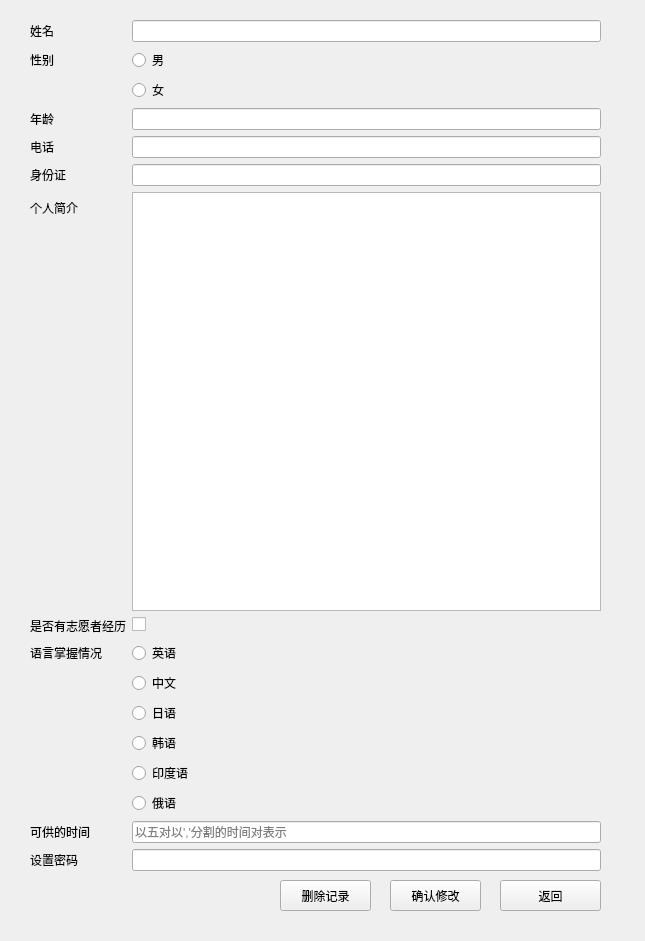
<?xml version="1.0" encoding="UTF-8"?>
<ui version="4.0">
 <class>Update</class>
 <widget class="QWidget" name="Update">
  <property name="geometry">
   <rect>
    <x>0</x>
    <y>0</y>
    <width>645</width>
    <height>941</height>
   </rect>
  </property>
  <property name="windowTitle">
   <string>Form</string>
  </property>
  <widget class="QPushButton" name="pushButton_2">
   <property name="geometry">
    <rect>
     <x>500</x>
     <y>880</y>
     <width>101</width>
     <height>31</height>
    </rect>
   </property>
   <property name="text">
    <string>返回</string>
   </property>
  </widget>
  <widget class="QWidget" name="formLayoutWidget">
   <property name="geometry">
    <rect>
     <x>30</x>
     <y>20</y>
     <width>571</width>
     <height>851</height>
    </rect>
   </property>
   <layout class="QFormLayout" name="formLayout">
    <property name="horizontalSpacing">
     <number>6</number>
    </property>
    <item row="0" column="0">
     <widget class="QLabel" name="Label">
      <property name="text">
       <string>姓名</string>
      </property>
     </widget>
    </item>
    <item row="0" column="1">
     <widget class="QLineEdit" name="LineEditName">
      <property name="clearButtonEnabled">
       <bool>true</bool>
      </property>
     </widget>
    </item>
    <item row="1" column="0">
     <widget class="QLabel" name="label_2">
      <property name="text">
       <string>性别</string>
      </property>
     </widget>
    </item>
    <item row="1" column="1">
     <widget class="QRadioButton" name="radioButton">
      <property name="text">
       <string>男</string>
      </property>
     </widget>
    </item>
    <item row="2" column="1">
     <widget class="QRadioButton" name="radioButton_2">
      <property name="text">
       <string>女</string>
      </property>
     </widget>
    </item>
    <item row="3" column="0">
     <widget class="QLabel" name="Label_2">
      <property name="text">
       <string>年龄</string>
      </property>
     </widget>
    </item>
    <item row="3" column="1">
     <widget class="QLineEdit" name="LineEditAge">
      <property name="clearButtonEnabled">
       <bool>true</bool>
      </property>
     </widget>
    </item>
    <item row="4" column="0">
     <widget class="QLabel" name="Label_3">
      <property name="text">
       <string>电话</string>
      </property>
     </widget>
    </item>
    <item row="4" column="1">
     <widget class="QLineEdit" name="LineEditTelephone">
      <property name="clearButtonEnabled">
       <bool>true</bool>
      </property>
     </widget>
    </item>
    <item row="5" column="0">
     <widget class="QLabel" name="Label_4">
      <property name="text">
       <string>身份证</string>
      </property>
     </widget>
    </item>
    <item row="5" column="1">
     <widget class="QLineEdit" name="LineEditIdCard">
      <property name="clearButtonEnabled">
       <bool>true</bool>
      </property>
     </widget>
    </item>
    <item row="6" column="0">
     <widget class="QLabel" name="label">
      <property name="text">
       <string>个人简介</string>
      </property>
     </widget>
    </item>
    <item row="6" column="1">
     <widget class="QTextEdit" name="textEdit"/>
    </item>
    <item row="7" column="0">
     <widget class="QLabel" name="Label_5">
      <property name="text">
       <string>是否有志愿者经历</string>
      </property>
     </widget>
    </item>
    <item row="7" column="1">
     <widget class="QCheckBox" name="CheckBox"/>
    </item>
    <item row="8" column="0">
     <widget class="QLabel" name="label_3">
      <property name="text">
       <string>语言掌握情况</string>
      </property>
     </widget>
    </item>
    <item row="8" column="1">
     <widget class="QRadioButton" name="radioButton_3">
      <property name="text">
       <string>英语</string>
      </property>
      <property name="autoExclusive">
       <bool>false</bool>
      </property>
     </widget>
    </item>
    <item row="9" column="1">
     <widget class="QRadioButton" name="radioButton_4">
      <property name="text">
       <string>中文</string>
      </property>
      <property name="autoExclusive">
       <bool>false</bool>
      </property>
     </widget>
    </item>
    <item row="10" column="1">
     <widget class="QRadioButton" name="radioButton_5">
      <property name="text">
       <string>日语</string>
      </property>
      <property name="autoExclusive">
       <bool>false</bool>
      </property>
     </widget>
    </item>
    <item row="11" column="1">
     <widget class="QRadioButton" name="radioButton_6">
      <property name="text">
       <string>韩语</string>
      </property>
      <property name="autoExclusive">
       <bool>false</bool>
      </property>
     </widget>
    </item>
    <item row="12" column="1">
     <widget class="QRadioButton" name="radioButton_7">
      <property name="text">
       <string>印度语</string>
      </property>
      <property name="autoExclusive">
       <bool>false</bool>
      </property>
     </widget>
    </item>
    <item row="13" column="1">
     <widget class="QRadioButton" name="radioButton_8">
      <property name="text">
       <string>俄语</string>
      </property>
      <property name="autoExclusive">
       <bool>false</bool>
      </property>
     </widget>
    </item>
    <item row="14" column="0">
     <widget class="QLabel" name="Label_6">
      <property name="text">
       <string>可供的时间</string>
      </property>
     </widget>
    </item>
    <item row="14" column="1">
     <widget class="QLineEdit" name="LineEdit">
      <property name="placeholderText">
       <string>以五对以','分割的时间对表示</string>
      </property>
      <property name="clearButtonEnabled">
       <bool>true</bool>
      </property>
     </widget>
    </item>
    <item row="15" column="0">
     <widget class="QLabel" name="Label_7">
      <property name="text">
       <string>设置密码</string>
      </property>
     </widget>
    </item>
    <item row="15" column="1">
     <widget class="QLineEdit" name="LineEdit_2">
      <property name="echoMode">
       <enum>QLineEdit::Normal</enum>
      </property>
      <property name="clearButtonEnabled">
       <bool>true</bool>
      </property>
     </widget>
    </item>
   </layout>
   <zorder>radioButton_8</zorder>
   <zorder>Label</zorder>
   <zorder>LineEditName</zorder>
   <zorder>radioButton</zorder>
   <zorder>Label_2</zorder>
   <zorder>LineEditAge</zorder>
   <zorder>Label_3</zorder>
   <zorder>LineEditTelephone</zorder>
   <zorder>Label_4</zorder>
   <zorder>LineEditIdCard</zorder>
   <zorder>label</zorder>
   <zorder>textEdit</zorder>
   <zorder>Label_5</zorder>
   <zorder>CheckBox</zorder>
   <zorder>radioButton_2</zorder>
   <zorder>label_2</zorder>
   <zorder>radioButton_3</zorder>
   <zorder>label_3</zorder>
   <zorder>radioButton_4</zorder>
   <zorder>radioButton_5</zorder>
   <zorder>radioButton_6</zorder>
   <zorder>radioButton_7</zorder>
   <zorder>Label_6</zorder>
   <zorder>LineEdit</zorder>
   <zorder>Label_7</zorder>
   <zorder>LineEdit_2</zorder>
  </widget>
  <widget class="QPushButton" name="pushButton">
   <property name="geometry">
    <rect>
     <x>390</x>
     <y>880</y>
     <width>91</width>
     <height>31</height>
    </rect>
   </property>
   <property name="text">
    <string>确认修改</string>
   </property>
  </widget>
  <widget class="QPushButton" name="pushButton_3">
   <property name="geometry">
    <rect>
     <x>280</x>
     <y>880</y>
     <width>91</width>
     <height>31</height>
    </rect>
   </property>
   <property name="text">
    <string>删除记录</string>
   </property>
  </widget>
 </widget>
 <resources/>
 <connections/>
</ui>
